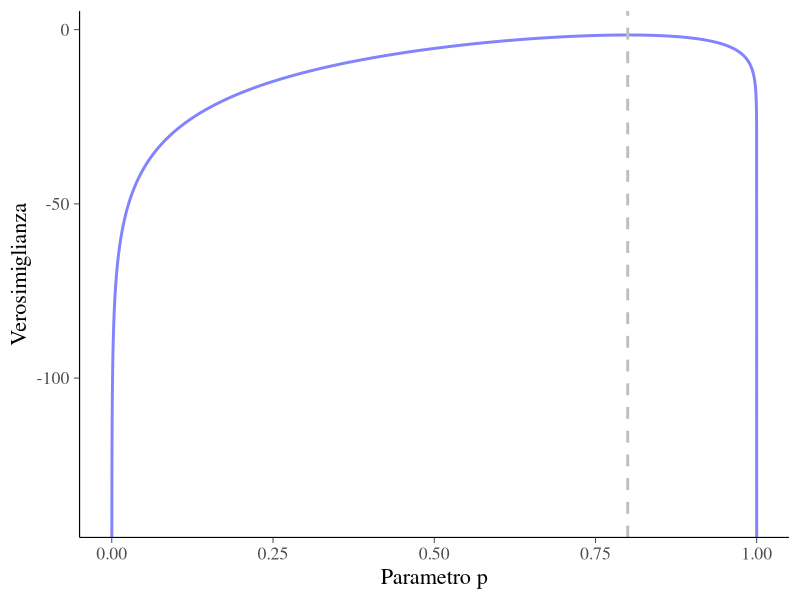
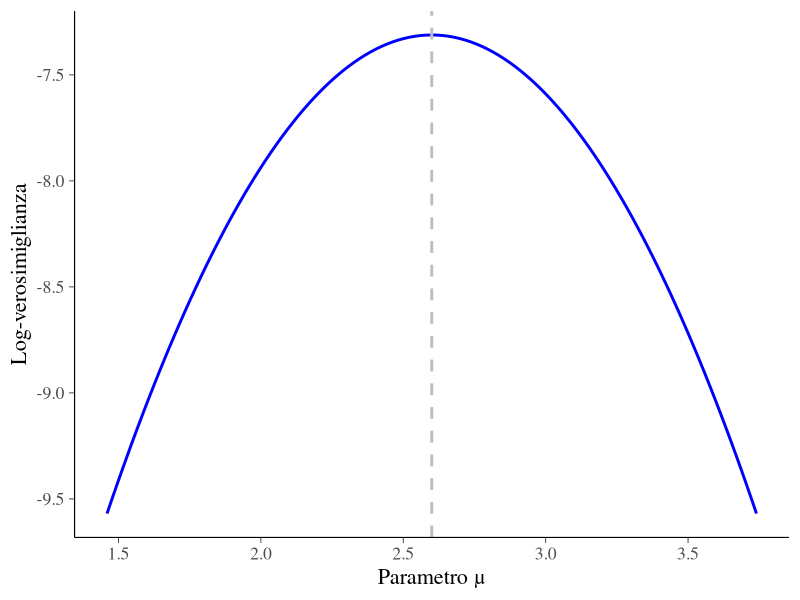

These figures' R source, in order:
## ------------------------------------------------------------------
## Filename.R
## 
## Project: 
## Purpose: 
## Author: Corrado Caudek
## Date: 
## ------------------------------------------------------------------

library("tidyverse")
library("bayesplot")
theme_set(bayesplot::theme_default(base_size=16))

N <- 20
k <- 16

p <- seq(0, 1, length.out = 1e4)
p

ll <- dbinom(k, N, p, log = TRUE)

p1 <- data.frame(p, ll) %>%
  ggplot(
    aes(x = p, y = ll)
  ) +
  geom_line(color = "#8184FC", size = 1) +
  vline_at(16 / 20, color = "gray", linetype = "dashed", size = 1) +
  labs(
    y = "Verosimiglianza",
    x = c("Parametro p")
  )
p1

dat <- data.frame(p, ll)

# dat[dat$p > 0.499 & dat$p < 0.501, ]$ll

dat %>% 
  dplyr::filter(
    p > 0.599 & p < 0.601
  )



# Normal distribution -----------------------------------------------------


x <- c(2, 3, 1, 3, 4)

true_sigma = 1.2

# Definiamo la funzione di log-verosimiglianza
log_likelihood <- function(x, mu, sigma = true_sigma) {
  sum(dnorm(x, mu, sigma, log = TRUE))
}

# number of points of the plot
nrep <- 1e5
# Values of the parameter mu for which the LL function will be evaluated.
mu <- seq(mean(x) - sd(x), mean(x) + sd(x), length.out = nrep)
# For each possible mu_plot, we compute the value of the joint 
# probability distribution of all observed data points -- i.e., the 
# value of the log-likelihood function. The computed values are saved 
# in the ll vector.
ll <- rep(NA, nrep)
for (i in 1:nrep) {
  ll[i] <- log_likelihood(x, mu[i], true_sigma)
}


p1 <- ggplot(
  data.frame(mu, ll),
  aes(x = mu, y = ll)
) +
  geom_line(color = "blue", size = 1) +
  vline_at(mean(x), color = "gray", linetype="dashed", size = 1) +
  labs(
    y = "Log-verosimiglianza",
    x = c("Parametro \u03BC")
  ) 
p1

max(ll)
